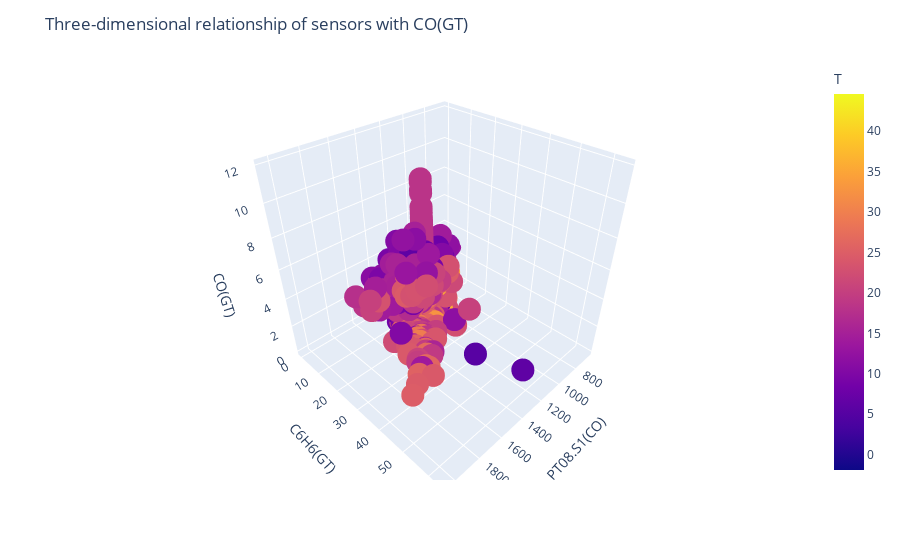

Here is the notebook cell this chart was saved with:
### Code cell
import plotly.express as px

fig = px.scatter_3d(df, x='PT08.S1(CO)', y='C6H6(GT)', z='CO(GT)', color='T')
fig.update_layout(title='Three-dimensional relationship of sensors with CO(GT)') # 3D relationship of sensors with CO(GT)
fig.show()

### Figure 1 — Plotly figure (JSON) as saved in the notebook; plotly's stock layout.template omitted (floating-point values rounded to 4 significant figures; data arrays with more than 128 entries replaced by an {"elided": "..."} marker saying what was removed)
{"data": [{"hovertemplate": "PT08.S1(CO)=%{x}<br>C6H6(GT)=%{y}<br>CO(GT)=%{z}<br>T=%{marker.color}<extra></extra>", "legendgroup": "", "marker": {"color": {"elided": "9357 float values"}, "coloraxis": "coloraxis", "symbol": "circle"}, "mode": "markers", "name": "", "scene": "scene", "showlegend": false, "type": "scatter3d", "x": {"elided": "9357 float values"}, "y": {"elided": "9357 float values"}, "z": {"elided": "9357 float values"}}], "layout": {"coloraxis": {"colorbar": {"title": {"text": "T"}}, "colorscale": [[0, "#0d0887"], [0.1111, "#46039f"], [0.2222, "#7201a8"], [0.3333, "#9c179e"], [0.4444, "#bd3786"], [0.5556, "#d8576b"], [0.6667, "#ed7953"], [0.7778, "#fb9f3a"], [0.8889, "#fdca26"], [1, "#f0f921"]]}, "legend": {"tracegroupgap": 0}, "margin": {"t": 60}, "scene": {"domain": {"x": [0, 1], "y": [0, 1]}, "xaxis": {"title": {"text": "PT08.S1(CO)"}}, "yaxis": {"title": {"text": "C6H6(GT)"}}, "zaxis": {"title": {"text": "CO(GT)"}}}, "title": {"text": "Three-dimensional relationship of sensors with CO(GT)"}}}
